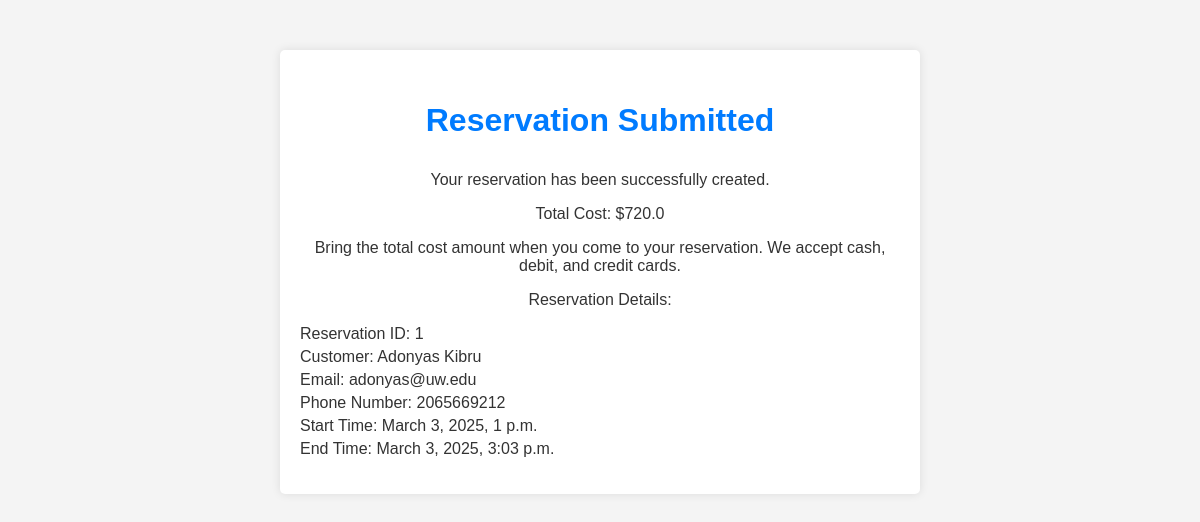
Screenshot of /submitted/1/ with the database file from the repository.
### reservation/models.py (models this page shows, shortened)
class Reservation(models.Model):
    customer = models.ForeignKey(Customer, on_delete=models.CASCADE)
    timeslot = models.ForeignKey(TimeSlot, on_delete=models.CASCADE)
    is_exclusive = models.BooleanField(default=False)
    service = models.ManyToManyField(Service)
    def cost(self):
        total_cost = 0
        for service in self.service.all():
            for service_type in service.service_type.all():
                if service_type.room_option:
                    total_cost += service_type.room_option.attendees * 20
                if service_type.pool_option:
                    total_cost += service_type.pool_option.attendees * 20
        if self.is_exclusive:
            total_cost *= 1.5  # Apply the 1.5 multiplier for exclusive reservations
        return total_cost
    class Meta:
        unique_together = ('customer', 'timeslot')

class Customer(models.Model):
    first_name = models.CharField(max_length=40)
    last_name = models.CharField(max_length=40)
    email = models.EmailField(max_length=40)
    phone_number = models.CharField(max_length=10, null=True, blank=True)

class TimeSlot(models.Model):
    start_time = models.DateTimeField()
    end_time = models.DateTimeField()

### reservation/views.py (the view)
# urls.py: path('submitted/<int:reservation_id>/', views.submitted, name='submitted'),
def submitted(request, reservation_id):
    reservation = get_object_or_404(Reservation, id=reservation_id)
    total_cost = reservation.cost()  # Ensure this method exists and returns the cost
    context = {
        'total_cost': total_cost,
        'reservation': reservation,
        'reservation_id': reservation_id,
        'message': "Bring the total cost amount when you come to your reservation. We accept cash, debit, and credit cards."
    }
    return render(request, "submitted.html", context)

### reservation/templates/submitted.html (shortened to what this page needs)
{% load static %}
<!DOCTYPE html>
<html lang="en">
<head>
    <link rel="stylesheet" href="{% static 'submitted.css' %}">
</head>
<body>
    <div class="container">
        <h1>Reservation Submitted</h1>
        <p>Your reservation has been successfully created.</p>
        <p>Total Cost: ${{ total_cost }}</p>
        <p class="message">{{ message }}</p>
        <p>Reservation Details:</p>
        <ul>
            <li>Reservation ID: {{reservation.id}}</li>
            <li>Customer: {{ reservation.customer.first_name }} {{ reservation.customer.last_name }}</li>
            <li>Email: {{ reservation.customer.email }}</li>
            <li>Phone Number: {{ reservation.customer.phone_number }}</li>
            <li>Start Time: {{ reservation.timeslot.start_time }}</li>
            <li>End Time: {{ reservation.timeslot.end_time }}</li>
        </ul>
    </div>
</body>
</html>

### reservation/static/submitted.css (style rules this page uses)
body { width: 100%; height: 100vh; margin: 0; background-image: url(https://blogs.rochester.edu/thegreendandelion/wp-content/uploads/2022/05/pool-scaled.jpg); color: black; font-family: Tahoma; font-size: 16px; }
h1, p { margin: 1em auto; text-align: center; }

### reservation/templates/submitted.html (style rules this page uses)
body { font-family: Arial, sans-serif; background-color: #f4f4f4; color: #333; margin: 0; padding: 0; }
.container { max-width: 600px; margin: 50px auto; padding: 20px; background-color: #fff; border-radius: 5px; box-shadow: 0 0 10px rgba(0, 0, 0, 0.1); }
h1 { color: #007bff; text-align: center; }
p { margin-bottom: 10px; }
ul { list-style: none; padding: 0; }
li { margin-bottom: 5px; }

### rows the page displays
Reservation: id "1", customer.first_name "Adonyas", customer.last_name "Kibru", customer.email "adonyas@uw.edu", customer.phone_number "2065669212", timeslot.start_time "March 3, 2025, 1 p.m.", timeslot.end_time "March 3, 2025, 3:03 p.m."

### other values shown
{{ total_cost }} "720.0"
{{ message }} "Bring the total cost amount when you come to your reservation. We accept cash, debit, and credit cards."
